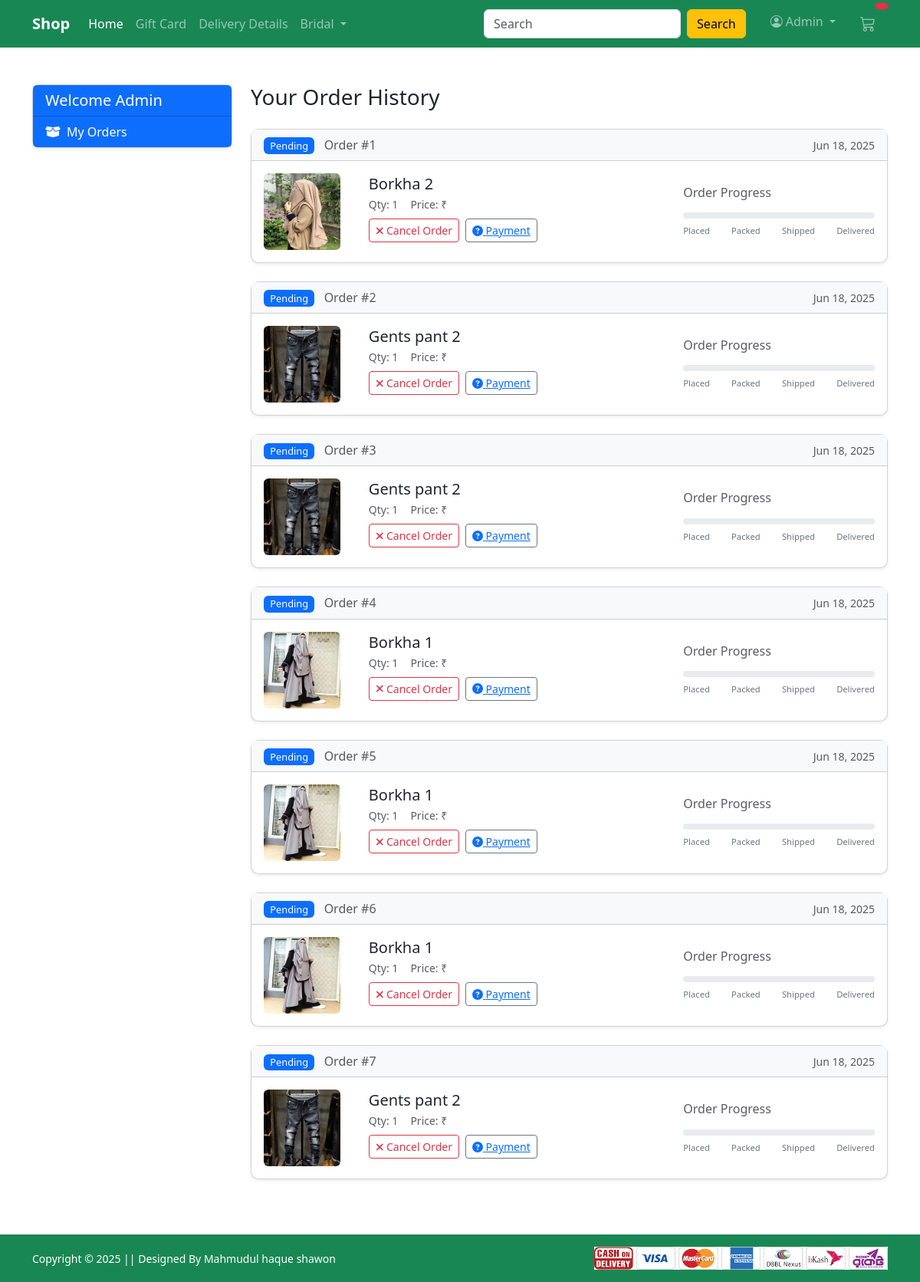
Before: /orders/ (signed in) with the older database file.
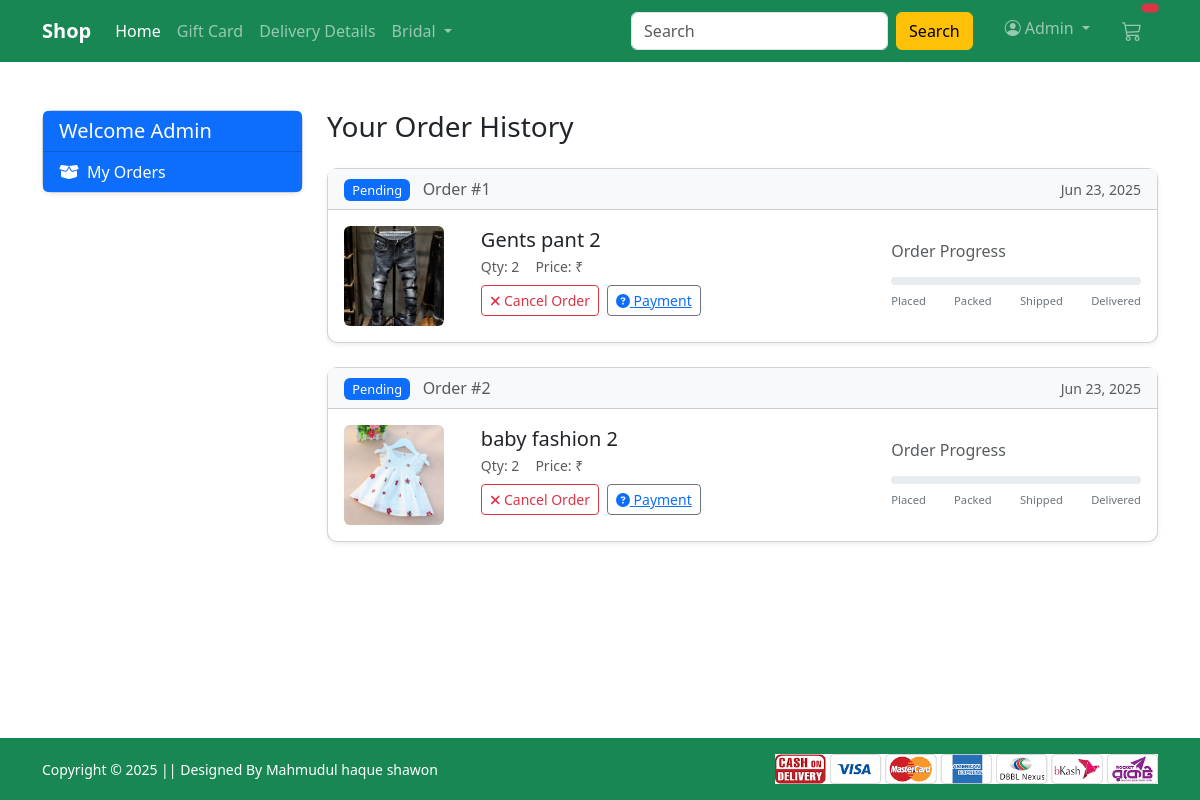
After: the same page with the newer database file.
### Shop/models.py (models this page shows, shortened)
class SiteInfo(models.Model):
    logo_name = models.CharField(max_length=100, default="Shop")
    logo_image = models.ImageField(upload_to='site/logo/',blank=True, null=True)
    site_name = models.CharField(max_length=200, default="shop E-Commerce")
    company_name = models.CharField(max_length=200, default="shop Technologies")
    active = models.BooleanField(default=True)
    class Meta:
        verbose_name = "Site Information"
        verbose_name_plural = "Site Information"

class OrderPlaced(models.Model):
    user = models.ForeignKey(User, on_delete=models.CASCADE)
    customer = models.ForeignKey(Customer, on_delete=models.CASCADE)
    product = models.ForeignKey(Product, on_delete=models.CASCADE)
    quantity = models.PositiveIntegerField(default=1)
    ordered_date = models.DateTimeField(auto_now_add=True)
    status = models.CharField(max_length=50, choices=STATUS_CHOICE, default='Pending')
    trasnjection_id = models.CharField(max_length=100, blank=True, null=True)
    payment_amount = models.IntegerField(blank=True,null=True)
    payment_method = models.CharField(blank=True,null=True,max_length=20)
    date = models.DateField(blank=True,null=True)

class Product(models.Model):
    title = models.CharField(max_length=100)
    selling_price = models.FloatField()
    discounted_price = models.FloatField()
    description = models.TextField()
    brand = models.CharField(max_length=100)
    category = models.CharField(choices=CATEGORY_CHOICES,max_length=2)
    product_image = models.ImageField(upload_to='productimg')

### Shop/views.py (the view)
# urls.py: path('orders/', views.orders, name='orders'),
@login_required
def orders(request):
     op = OrderPlaced.objects.filter(user=request.user)
     return render(request, 'Shop/orders.html', {'order_placed': op})

### Shop/context_processors.py (called while the page is built, shortened)
def site_info(request):
    try:
        config = SiteInfo.objects.filter(active=True).first()
        return {
            'SITE_LOGO_NAME': config.logo_name,
            'SITE_NAME': config.site_name,
            'COMPANY_NAME': config.company_name,
            'YEAR': datetime.now().year,
            'LOGO_IMAGE': config.logo_image.url if config.logo_image else None
        }
    except:
        return {
            'SITE_LOGO_NAME': 'aiQuest',
            'SITE_NAME': 'aiQuest E-Commerce',
            'COMPANY_NAME': 'aiQuest Technologies',
            'YEAR': datetime.now().year,
            'LOGO_IMAGE': None
        }

### Shop/templates/Shop/orders.html (shortened to what this page needs)
{% extends 'Shop/base.html' %}
{% load static %}
{% block main-content %}
<div class="container my-5">
    <div class="row">
        <div class="col-md-3">
            <div class="card shadow-sm">
                <div class="card-header bg-primary text-white">
                    <h5 class="mb-0">Welcome <span class="text-capitalize">{{request.user}}</span></h5>
                </div>
                <div class="list-group list-group-flush">
                    <a href="{% url 'orders' %}" class="list-group-item list-group-item-action active">
                        <i class="fas fa-box-open me-2"></i>My Orders
                    </a>
                </div>
            </div>
        </div>
        <div class="col-md-9">
            <h3 class="mb-4">Your Order History</h3>
            {% if order_placed %}
                {% for op in order_placed %}
                <div class="card shadow-sm mb-4">
                    <div class="card-header bg-light d-flex justify-content-between">
                        <div>
                            <span class="badge
                                {% if op.status == 'Delivered' %}bg-success
                                {% elif op.status == 'Cancelled' %}bg-danger
                                {% else %}bg-primary{% endif %}">
                                {{op.status}}
                            </span>
                            <span class="ms-2 text-muted">Order #{{forloop.counter}}</span>
                        </div>
                        <div class="text-muted">
                            <small>{{op.ordered_date|date:"M d, Y"}}</small>
                        </div>
                    </div>
                    <div class="card-body">
                        <div class="row align-items-center">
                            <div class="col-md-2">
                                <img src="{{op.product.product_image.url}}" alt="{{op.product.title}}"
                                    class="img-fluid rounded" style="max-height: 100px;">
                            </div>
                            <div class="col-md-6">
                                <h5 class="mb-1">{{op.product.title}}</h5>
                                <div class="d-flex text-muted mb-2">
                                    <small class="me-3">Qty: {{op.quantity}}</small>
                                    <small>Price: ₹{{op.total_cost}}</small>
                                </div>
                                <div class="d-flex flex-wrap">
                                    {% if op.status != 'Cancelled' and op.status != 'Delivered' %}
                                    <button class="btn btn-sm btn-outline-danger me-2 mb-2">
                                        <i class="fas fa-times"></i> Cancel Order
                                    </button>
                                    {% endif %}
                                    <button class="btn btn-sm btn-outline-secondary me-2 mb-2">
                                        <a href="{%url 'transtion' op.id%}"><i class="fas fa-question-circle"></i> Payment</a>
                                    </button>
                                </div>
                            </div>
                            <div class="col-md-4">
                                <div class="track-order">
                                    <h6 class="text-muted mb-3">Order Progress</h6>
                                    <div class="progress" style="height: 8px;">
                                    </div>
                                    <div class="d-flex justify-content-between mt-2">
                                        <small>Placed</small>
                                        <small>Packed</small>
                                        <small>Shipped</small>
                                        <small>Delivered</small>
                                    </div>
                                </div>
                            </div>
                        </div>
                    </div>
                </div>
                {% endfor %}
            {% endif %}
        </div>
    </div>
</div>
{% endblock main-content %}

### Shop/templates/Shop/base.html (shortened to what this page needs)
<!doctype html>
{% load static %}
<html lang="en">
<head>
    <link href="https://cdn.jsdelivr.net/npm/bootstrap@5.3.0/dist/css/bootstrap.min.css" rel="stylesheet">
    <link rel="stylesheet" href="https://cdn.jsdelivr.net/npm/bootstrap-icons@1.10.0/font/bootstrap-icons.css">
    <link rel="stylesheet" href="{% static 'Shop/css/owl.carousel.min.css' %}">
    <link rel="stylesheet" href="{% static 'Shop/css/all.min.css' %}">
    <link rel="stylesheet" href="{% static 'Shop/css/style.css' %}">
</head>
<body class="d-flex flex-column min-vh-100">
    <nav class="navbar navbar-expand-lg navbar-dark bg-success sticky-top">
        <div class="container">
            <a class="navbar-brand fw-bold" href="/">{{ SITE_LOGO_NAME }}</a>
            <div class="collapse navbar-collapse" id="navbarContent">
                <ul class="navbar-nav me-auto mb-2 mb-lg-0">
                    <li class="nav-item">
                        <a class="nav-link active" href="/">Home</a>
                    </li>
                    <li class="nav-item">
                        <a class="nav-link" href="#">Gift Card</a>
                    </li>
                    <li class="nav-item">
                        <a class="nav-link" href="#">Delivery Details</a>
                    </li>
                    <li class="nav-item dropdown">
                        <a class="nav-link dropdown-toggle" href="#" id="bridalDropdown" role="button"
                           data-bs-toggle="dropdown">
                            Bridal
                        </a>
                    </li>
                </ul>
                <form class="d-flex me-3">
                    <input class="form-control me-2" type="search" placeholder="Search">
                    <button class="btn btn-warning" type="submit">Search</button>
                </form>
                <ul class="navbar-nav">
                    {% if request.user.is_authenticated %}
                    <li class="nav-item dropdown mx-2">
                        <a class="nav-link dropdown-toggle" href="#" id="profileDropdown" role="button"
                           data-bs-toggle="dropdown">
                            <i class="bi bi-person-circle me-1"></i>{{ request.user.username|capfirst }}
                        </a>
                    </li>
                    <li class="nav-item mx-2">
                        <a href="{% url 'showcart' %}" class="nav-link position-relative">
                            <i class="bi bi-cart3 fs-5"></i>
                            <span class="position-absolute top-0 start-100 translate-middle badge rounded-pill bg-danger">
                            </span>
                        </a>
                    </li>
                    {% endif %}
                </ul>
            </div>
        </div>
    </nav>
    <main class="flex-grow-1">
        {% block main-content %}{% endblock main-content %}
    </main>
    <footer class="bg-success text-white py-3 mt-auto">
        <div class="container">
            <div class="row align-items-center">
                <div class="col-md-6 text-center text-md-start">
                    <small>Copyright &copy; 2025 || Designed By Mahmudul haque shawon</small>
                </div>
                <div class="col-md-6 text-center text-md-end">
                    <img src="{% static 'Shop/images/paymentlogo.png' %}" alt="Payment Methods" class="img-fluid" style="max-height: 30px;">
                </div>
            </div>
        </div>
    </footer>
</body>
</html>

### Shop/templates/Shop/orders.html (style rules this page uses)
.card { border-radius: 10px; transition: transform 0.2s; }
.track-order small { font-size: 0.7rem; color: #6c757d; }
.list-group-item.active { background-color: #0d6efd; border-color: #0d6efd; }
.badge { font-size: 0.8rem; font-weight: 500; padding: 0.35em 0.65em; }

Changed rows visible on the page:
removed OrderPlaced: status "Pending", ordered_date "Jun 18, 2025", product.product_image (picture), product "Borkha 2", quantity "1", shows "Cancel Order"
removed OrderPlaced: status "Pending", ordered_date "Jun 18, 2025", product.product_image (picture), product "Gents pant 2", quantity "1", shows "Cancel Order"
removed OrderPlaced: status "Pending", ordered_date "Jun 18, 2025", product.product_image (picture), product "Gents pant 2", quantity "1", shows "Cancel Order"
removed OrderPlaced: status "Pending", ordered_date "Jun 18, 2025", product.product_image (picture), product "Borkha 1", quantity "1", shows "Cancel Order"
removed OrderPlaced: status "Pending", ordered_date "Jun 18, 2025", product.product_image (picture), product "Borkha 1", quantity "1", shows "Cancel Order"
removed OrderPlaced: status "Pending", ordered_date "Jun 18, 2025", product.product_image (picture), product "Borkha 1", quantity "1", shows "Cancel Order"
removed OrderPlaced: status "Pending", ordered_date "Jun 18, 2025", product.product_image (picture), product "Gents pant 2", quantity "1", shows "Cancel Order"
added OrderPlaced: status "Pending", ordered_date "Jun 23, 2025", product.product_image (picture), product "Gents pant 2", quantity "2", shows "Cancel Order"
added OrderPlaced: status "Pending", ordered_date "Jun 23, 2025", product.product_image (picture), product "baby fashion 2", quantity "2", shows "Cancel Order"
